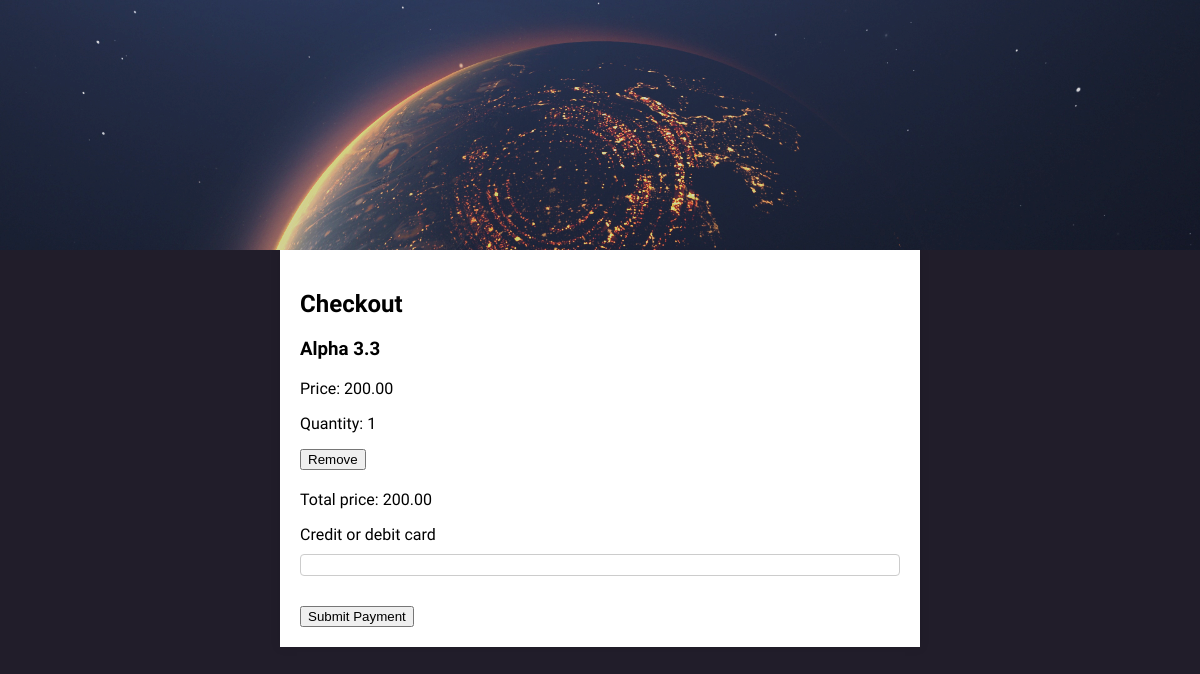
/payment/ (signed in), run on an earlier commit of the app's database.
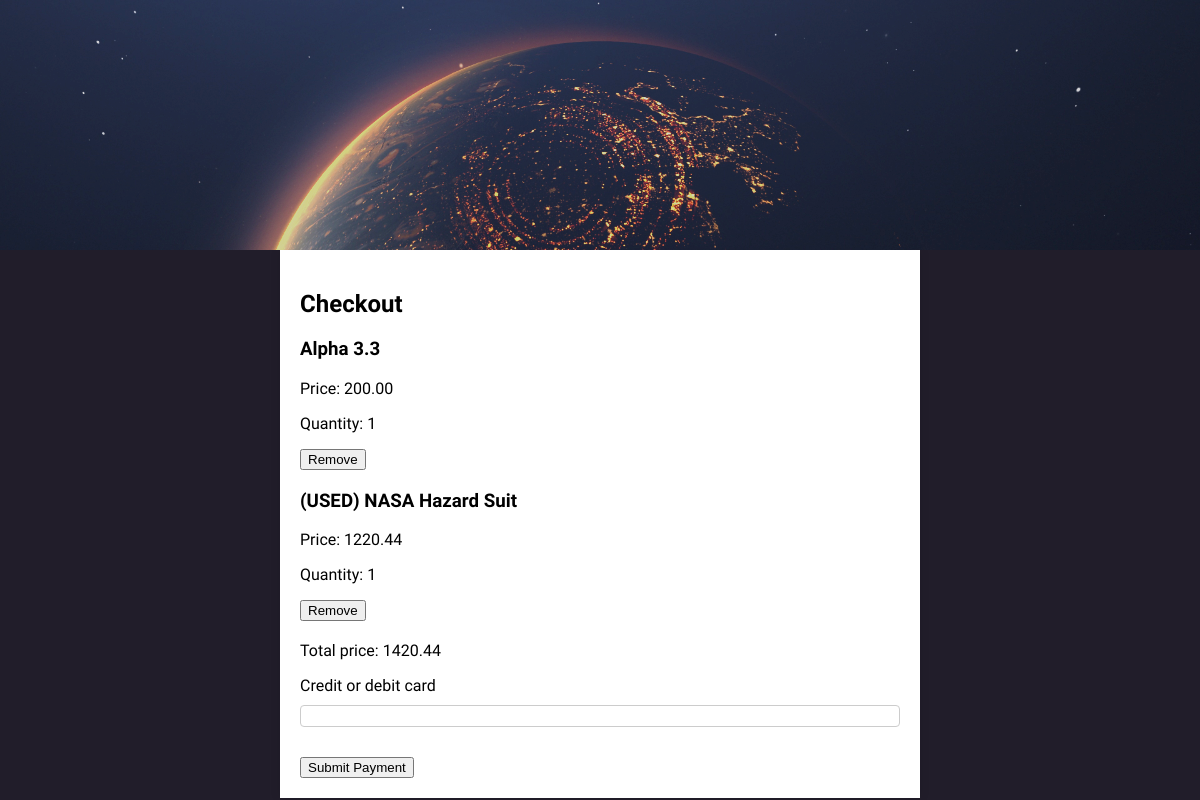
And on a later commit of the database.
### catalog/models.py (models this page shows, shortened)
class BasketItem(models.Model):
    product = models.ForeignKey(Product, on_delete=models.CASCADE)
    basket = models.ForeignKey(Basket, on_delete=models.CASCADE)
    quantity = models.PositiveIntegerField(default=1)

class Product(models.Model):
    image = models.ImageField(upload_to='products/')
    title = models.CharField(max_length=200, default='Default Title')
    description = models.TextField()
    price = models.DecimalField(max_digits=6, decimal_places=2)
    category = models.ForeignKey(Category, null=True, blank=True, on_delete=models.CASCADE)
    featured = models.BooleanField(default=False)

class Basket(models.Model):
    user = models.OneToOneField(User, on_delete=models.CASCADE)
    items = models.ManyToManyField(Product, through='BasketItem')
    def get_total_price(self):
        return sum(item.product.price * item.quantity for item in self.basketitem_set.all())

### catalog/views.py (the view)
# urls.py: path('payment/', views.payment, name='payment'),
def payment(request):
    return render(request, 'catalog/payment.html')

### catalog/context_processors.py (called while the page is built)
def basket(request):
    if request.user.is_authenticated:
        basket, created = Basket.objects.get_or_create(user=request.user)
        return {'basket': basket}
    else:
        return {}

### catalog/templates/catalog/payment.html (shortened to what this page needs)
{% load static %}
<!DOCTYPE html>
<html>
<head>
    <link rel="stylesheet" type="text/css" href="{% static 'catalog/css/style.css' %}">
</head>
<body>
    <header class="site-header">
    </header>
    <div class="checkout-basket">
        <h2>Checkout</h2>
        <ul>
            {% for item in basket.basketitem_set.all %}
                <li>
                    <h3>{{ item.product.title }}</h3>
                    <p>Price: {{ item.product.price }}</p>
                    <p>Quantity: {{ item.quantity }}</p>
                    <form method="post" action="{% url 'remove_from_basket' item.id %}">
                        <input type="submit" value="Remove">
                    </form>
                </li>
            {% empty %}
                <li>Your basket is empty</li>
            {% endfor %}
        </ul>
        <p>Total price: {{ basket.get_total_price }}</p>
        <form action="{% url 'charge' %}" method="post" id="payment-form">
            <div class="form-row">
                <label for="card-element">
                    Credit or debit card
                </label>
                <div id="card-element">
                </div>
            </div>
            <button>Submit Payment</button>
    </div>
</body>
</html>

What changed in the data, as far as the page shows it:
added BasketItem: product "(USED) NASA Hazard Suit", product.price "1220.44", quantity "1"
computed for Basket: get_total_price "200.00" → "1420.44"
